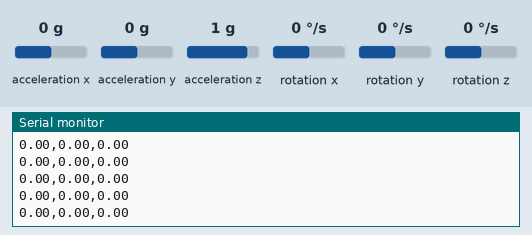
Bench run of a sketch on a simulated Arduino Uno, built with avr-gcc and run on an emulated ATmega328P. On the bench: the last lines printed to the serial monitor. The inputs (shaded band) are chosen by the test bench; at power-on: acceleration x 0 g, acceleration y 0 g, rotation z 0 °/s, acceleration z 1 g, rotation x 0 °/s, rotation y 0 °/s.

Above: at 2.2 s.
2.3 s: acceleration x set to 0.8 g
At 2.8 s:
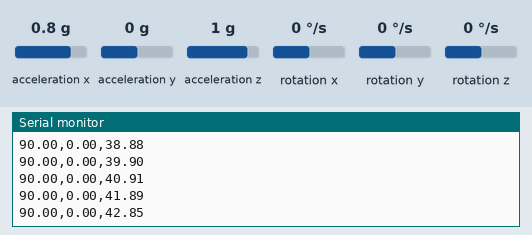
5.3 s: acceleration y set to -1.4 g
At 6.1 s:
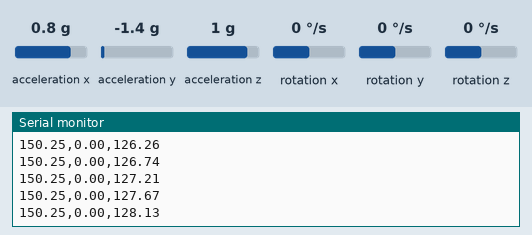
6.8 s: rotation z set to 100 °/s
At 7.4 s:
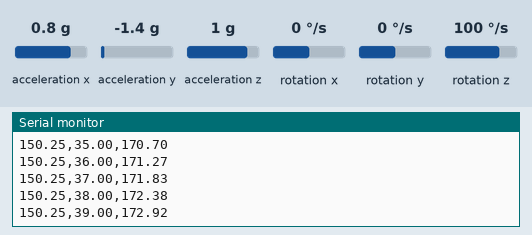
Timing chart, 0 to 9.8 s (numbered marks = the images above; inputs shaded):
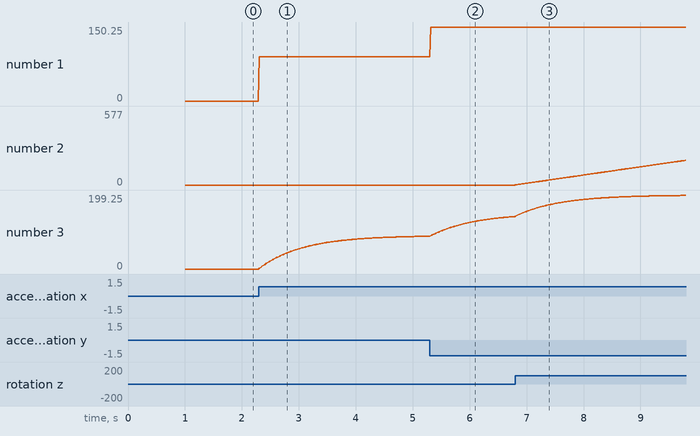

The sketch:

IMU_I2C_6050_Filtrage_complementaire_basique.ino
```cpp
// Filtrage complémentaire basique pour le capteur MPU 6050
// sans calibration

#include "Wire.h"             // Arduino Wire library
#include "I2Cdev.h"           //Installer ces 2 librairies
#include "MPU6050.h"

MPU6050 accelgyro;

int16_t ax, ay, az;                                     //mesures brutes
int16_t gx, gy, gz;
float angle_gyro=0;
float angle_accelero=0;
float angle_complementaire=0;

void setup() {
  Wire.begin();                                         //I2C bus
  Serial.begin(115200);
  accelgyro.initialize();                               // initialize device
  Serial.println("Test de la connection du dispositif ...");
  Serial.println(accelgyro.testConnection() ? "MPU6050 connection reussie" : "MPU6050 connection echec");
  delay(1000);

}

void loop() {
  accelgyro.getMotion6(&ax, &ay, &az, &gx, &gy, &gz);
  angle_gyro=angle_gyro+float(gz)*0.01/131;                       // 131 cf doc MPU6050 et 0.01=dt en s
  angle_accelero = atan2((double)ax,(double)ay )*180/PI;          // 180/PI permet d'avoir la valeur en °
  angle_complementaire =0.98*(angle_complementaire+float(gz)*0.01/131) + 0.02*atan2((double)ax,(double)ay)*180/PI;
  Serial.print(angle_accelero);
  Serial.print(",");
  Serial.print(angle_gyro);
  Serial.print(",");
  Serial.println(angle_complementaire);
  delay(10);
}
```

Measured:
- after the input at 2.3 s, the serial monitor: prints a new line at once (image 1)
- plotted number 1: 0 → 90 after the input at 2.3 s
- plotted number 3: 0 → 88.25 after the input at 2.3 s
